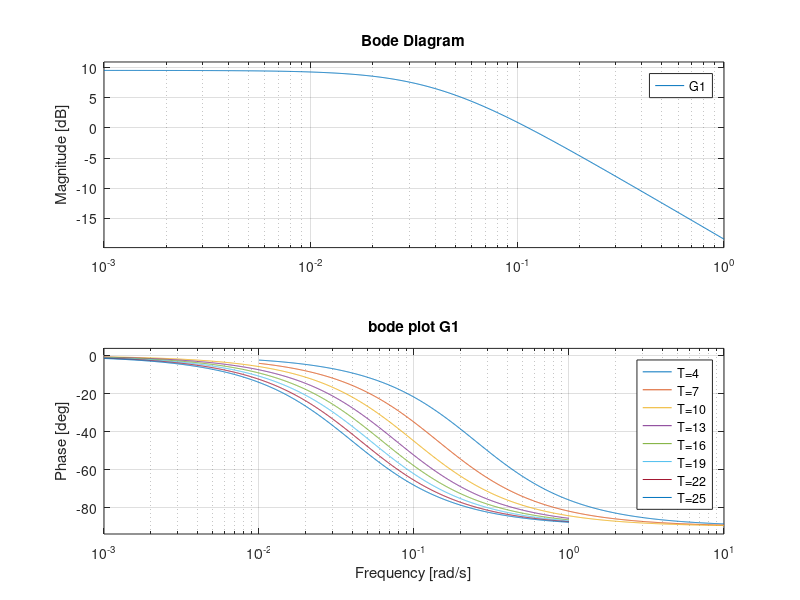
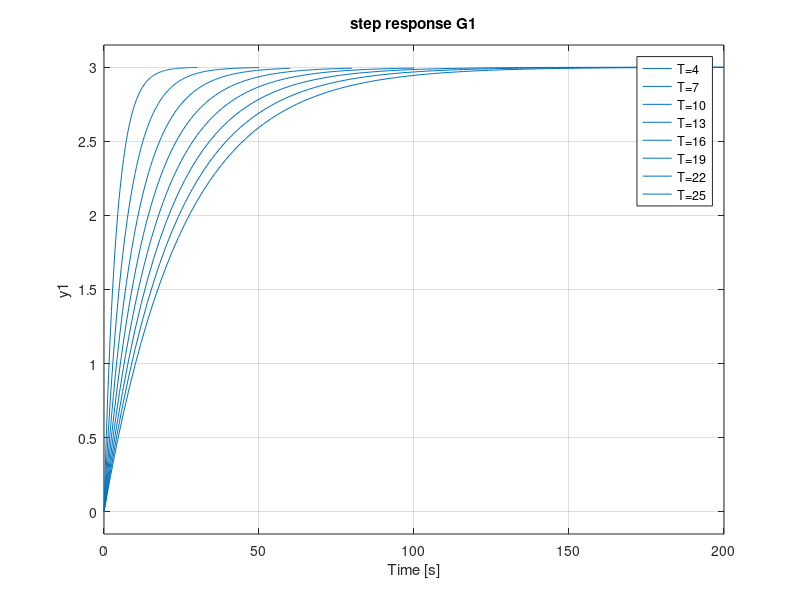
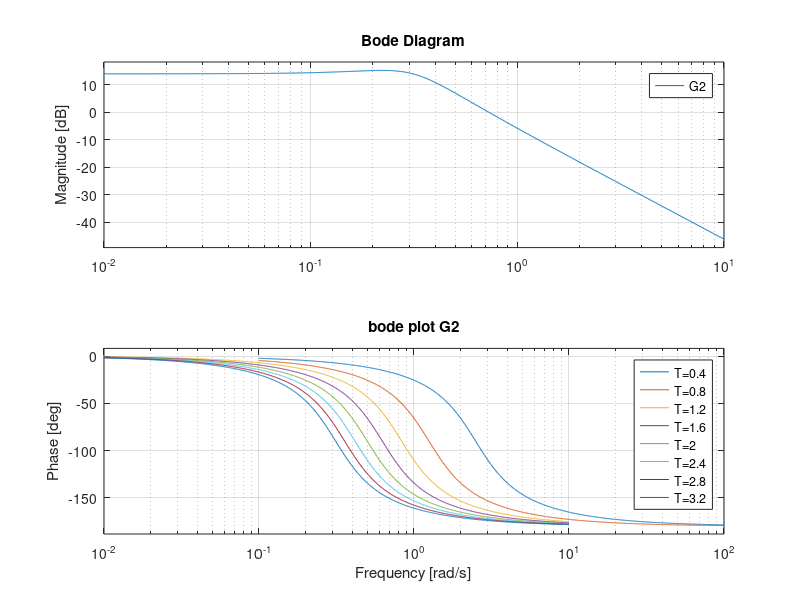
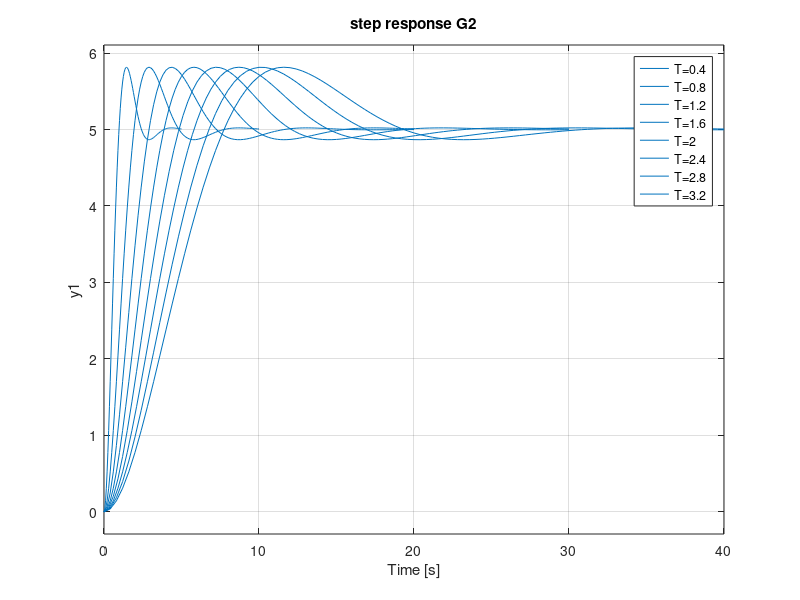

MATLAB code to generate these figures, in order:
clear; clf; clc;

s = tf('s');    % Definition of the s variable

% Paramenters
kg1 = 3;
Tg1 = 10;

kg2 = 5;
Tg2 = 0.4;
dg2 = 0.5;

legend_string_pt1 = 'legend('; % String definition for the legend

for i = 1:8             % Cicle to plot the graph with different T value
    Ti = Tg1-9+3*i;     % Modify the T value
    G1 = kg1/(1+Ti*s);  % Definition of the Transfer function with the new parameters

    figure(1);
    bode(G1);           % Plot in Figure(1) the bode diagram
    hold on;            % Maintains the previous graphs in the plot

    figure(2);
    step(G1);           % Plot in Figure(2) the step response diagram
    hold on             % Maintains the previous graphs in the plot

    legend_string_pt1 = [legend_string_pt1 '''T=' num2str(Ti) ''',']; % Add to the legend string the new graph parameters
end
legend_string_pt1(end) = ')'; % complete legend command

% Display title and legend for figure (1) and (2)
figure(1)
title("bode plot G1")
eval(legend_string_pt1);
grid on;
figure(2)
title("step response G1");
eval(legend_string_pt1);
grid on;



legend_string_pt2 = 'legend('; % String definition for the legend

for i = 1:8         % Cicle to plot the graph with different T value
    Ti = Tg2*i;     % Modify the T value
G2 = kg2/(1+2*Ti*dg2*s+(Ti^2)*(s^2));   % Definition of the Transfer function with the new parameters
    
    figure(3);
    bode(G2);       % Plot in Figure(3) the bode diagram
    hold on;        % Maintains the previous graphs in the plot

    figure(4);
    step(G2);       % Plot in Figure(4) the step response diagram
    hold on         % Maintains the previous graphs in the plot

    legend_string_pt2 = [legend_string_pt2 '''T=' num2str(Ti) ''',']; % Add to the legend string the new graph parameters
end
legend_string_pt2(end) = ')'; % complete legend command

% Display title and legend for figure (3) and (4)
figure(3)
title("bode plot G2")
eval(legend_string_pt2);
grid on;
figure(4)
title("step response G2");
eval(legend_string_pt2);
grid on;
